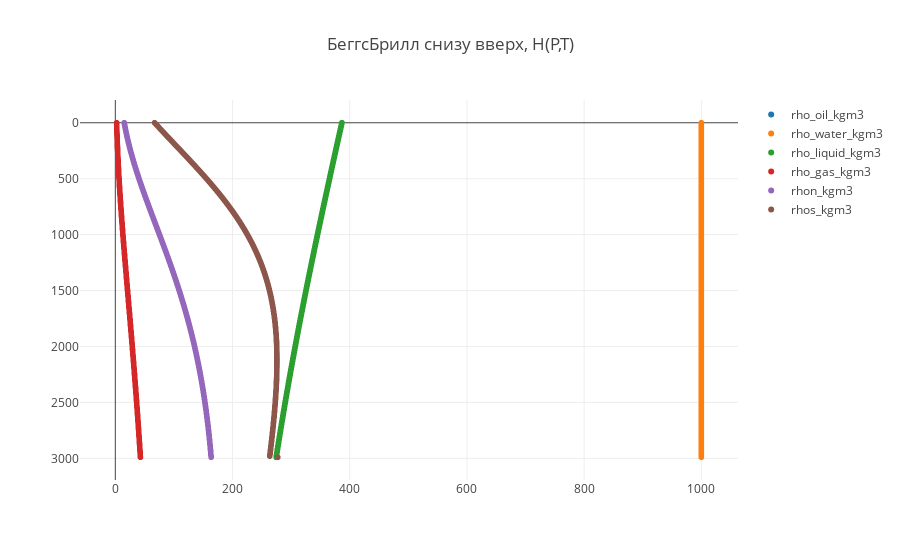

Notebook cell for this chart:
### Code cell
trace1 = trace(14)
trace2 = trace(15)
trace3 = trace(16)
trace4 = trace(17)
trace5 = trace(41)
trace6 = trace(48)

data = [trace1, trace2, trace3, trace4,  trace5,  trace6]

plot()

### Figure 1 — Plotly figure (JSON) as saved in the notebook; plotly's stock layout.template omitted (floating-point values rounded to 4 significant figures; data arrays with more than 128 entries replaced by an {"elided": "..."} marker saying what was removed)
{"data": [{"mode": "markers", "name": "rho_oil_kgm3", "type": "scattergl", "uid": "5817df09-875b-4894-b240-bff3848496ce", "x": {"elided": "300 float values"}, "y": {"elided": "300 int values"}}, {"mode": "markers", "name": "rho_water_kgm3", "type": "scattergl", "uid": "d7a134cd-ab38-441e-b07d-ee07cf20dd49", "x": {"elided": "300 int values"}, "y": {"elided": "300 int values"}}, {"mode": "markers", "name": "rho_liquid_kgm3", "type": "scattergl", "uid": "dd197543-6621-423b-a76f-7e0fe9663449", "x": {"elided": "300 float values"}, "y": {"elided": "300 int values"}}, {"mode": "markers", "name": "rho_gas_kgm3", "type": "scattergl", "uid": "1ae5073c-84fb-4538-906d-b5810d0dfdd9", "x": {"elided": "300 float values"}, "y": {"elided": "300 int values"}}, {"mode": "markers", "name": "rhon_kgm3", "type": "scattergl", "uid": "8343f4c8-dad0-4e52-af04-9da530b11f60", "x": {"elided": "300 float values"}, "y": {"elided": "300 int values"}}, {"mode": "markers", "name": "rhos_kgm3", "type": "scattergl", "uid": "4484cc0b-8845-48af-bff0-1951ee06cb56", "x": {"elided": "300 float values"}, "y": {"elided": "300 int values"}}], "layout": {"title": {"text": "БеггсБрилл снизу вверх, H(P,T)"}, "yaxis": {"autorange": "reversed"}}}
